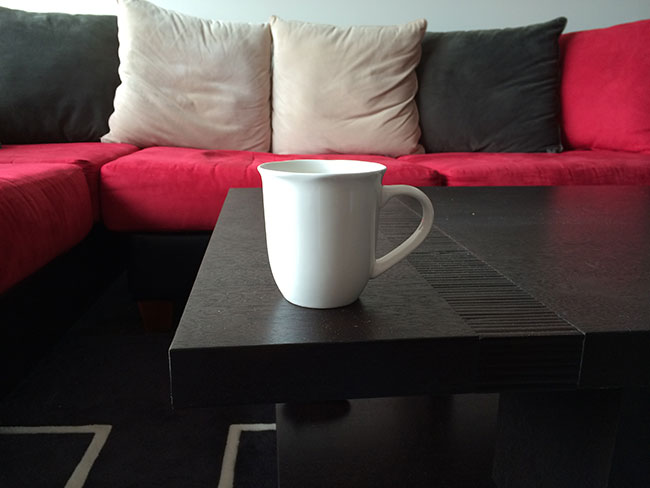
#> input picture 04-object-detection/01-template-matching/data/source_01.jpg, 650 x 488 px
$ python 08-contour-approximation.py --input ../../04-object-detection/01-template-matching/data/source_01.jpg   (Python 2 division)
#> lines starting #> are read from the running program, lines starting #| are printed output that depends on the picture; after the words box and inside, x2 and y2 are one past the last pixel; in counts of white or black regions, pixels touching at a corner belong together
## Set up session:
import argparse

import numpy as np
import cv2

def auto_canny(image_grayscale, sigma=0.33):
    """ Auto canny operator using heuristics from PyImageSearch
    """
    median = np.median(image_grayscale)

    lower = int(max(0, (1.0 - sigma) * median))
    upper = int(min(255, (1.0 + sigma) * median))

    edge = cv2.Canny(image_grayscale, lower, upper)

    return edge

if __name__ == '__main__':
    # Parse command-line arguments:
    parser = argparse.ArgumentParser()
    parser.add_argument(
        "-i", "--input",
        type=str,
        required=True,
        help="Path to input image."
    )
    args = vars(parser.parse_args())

    # Read and format:
    image_original = cv2.imread(args["input"])
#> image_original is the input picture: shape (488, 650, 3); mean B, G, R 64.3, 63.3, 82.3
    image_grayscale = cv2.cvtColor(image_original, cv2.COLOR_BGR2GRAY)
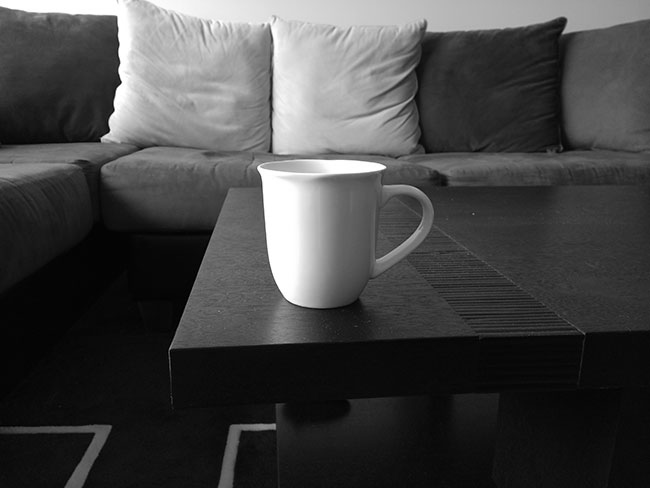
#> image_grayscale: shape (488, 650); min 0, max 255, mean 69.1
    image_smoothed = cv2.GaussianBlur(image_grayscale, (7, 7), sigmaX=0, sigmaY=0)

    # Display original image:
    cv2.imshow("Input", image_original)
    cv2.waitKey(0)

    # Detect edges using auto Canny operator:
    image_edge = auto_canny(image_smoothed)
#> in auto_canny, `median = np.median(image_grayscale)`: median = 48
#> in auto_canny, `lower = int(max(0, (1.0 - sigma) * median))`: lower = 32
#> in auto_canny, `upper = int(min(255, (1.0 + sigma) * median))`: upper = 63
#> in auto_canny, `edge = cv2.Canny(image_grayscale, lower, upper)`:
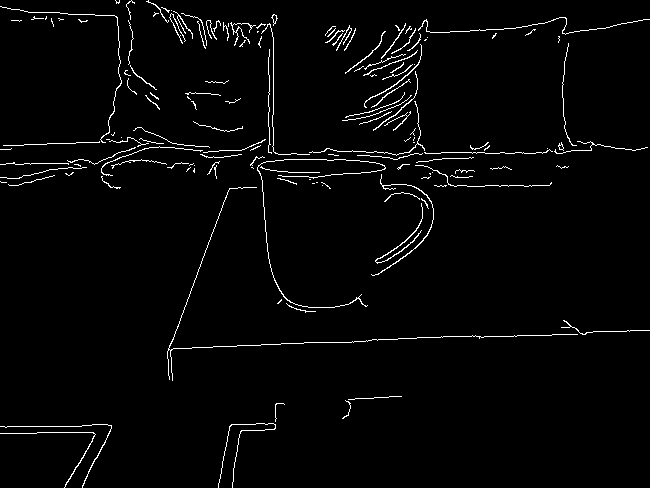
#> edge: shape (488, 650); 2.4% white in thin lines or dots

    cv2.imshow("Edges: Canny", image_edge)
    cv2.waitKey(0)

    # Detect external contours:
    contours = cv2.findContours(
        image_edge,
        cv2.RETR_EXTERNAL,
        cv2.CHAIN_APPROX_SIMPLE
    )[1]
#> contours = 150 contours, 138 with area under 20; largest, box (x1, y1, x2, y2) and area: (375, 203, 423, 264) 58, (371, 174, 434, 276) 56, (364, 44, 422, 108) 40, (257, 159, 386, 308) 34, (373, 71, 418, 131) 32
    print len(contours)
#| 150
    canvas = image_original.copy()
    for (index, contour) in enumerate(contours):
        # Centroid:
        M = cv2.moments(contour)
#> (the run stopped early here; a loop or call above may not have finished)

$ run again, on 04-object-detection/01-template-matching/data/source_03.jpg
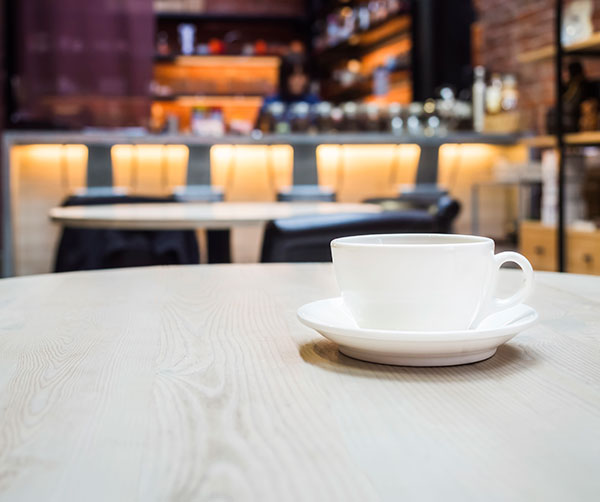
#> input picture 04-object-detection/01-template-matching/data/source_03.jpg, 600 x 502 px
#> image_original is the input picture: shape (502, 600, 3); mean B, G, R 146, 153.4, 166.8
#> median = 198
#> lower = 132
#> upper = 255
#> in auto_canny, `edge = cv2.Canny(image_grayscale, lower, upper)`:
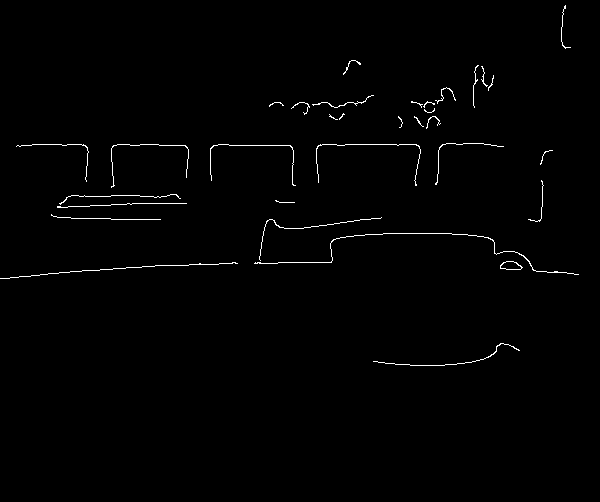
#> edge: shape (502, 600); 0.91% white in thin lines or dots, all inside (x1, y1, x2, y2) = (0, 5, 579, 366)
#> contours = 33 contours, 31 with area under 20; largest, box (x1, y1, x2, y2) and area: (500, 261, 523, 270) 134, (254, 233, 579, 275) 27
#| 33
#> the loop `for (index, contour) in enumerate(contours):` made 33 passes
#> after the loop `for (index, contour) in enumerate(contours):`:
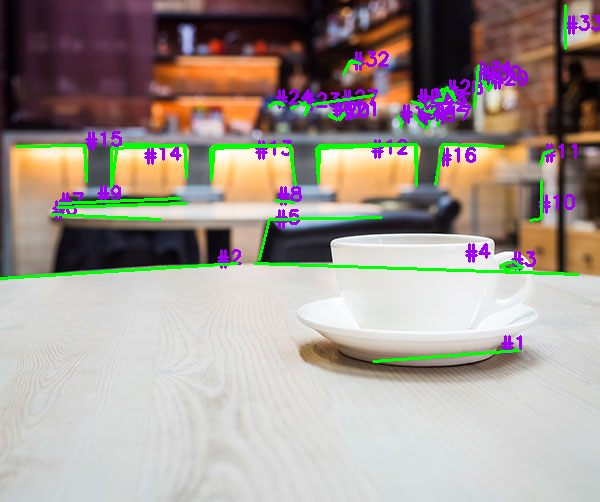
#> canvas: shape (502, 600, 3); 5.22% of pixels changed, all inside (x1, y1, x2, y2) = (0, 4, 600, 363)

$ run again, on 04-object-detection/01-template-matching/data/template.jpg
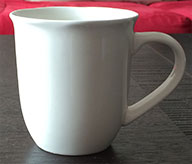
#> input picture 04-object-detection/01-template-matching/data/template.jpg, 192 x 164 px
#> image_original is the input picture: shape (164, 192, 3); mean B, G, R 118.6, 119.9, 133.8
#> `image_smoothed = cv2.GaussianBlur(image_grayscale, (7, 7), sigmaX=0, s..`:
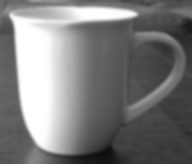
#> image_smoothed: shape (164, 192); min 13, max 255, mean 123.9
#> median = 97
#> lower = 64
#> upper = 129
#> in auto_canny, `edge = cv2.Canny(image_grayscale, lower, upper)`:
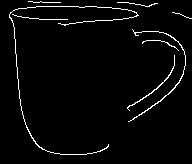
#> edge: shape (164, 192); 3% white in thin lines or dots, all inside (x1, y1, x2, y2) = (9, 1, 192, 155)
#> contours = 8 contours, 5 with area under 20; largest, box (x1, y1, x2, y2) and area: (128, 29, 186, 122) 52, (127, 55, 175, 111) 34, (9, 6, 139, 155) 30
#| 8
